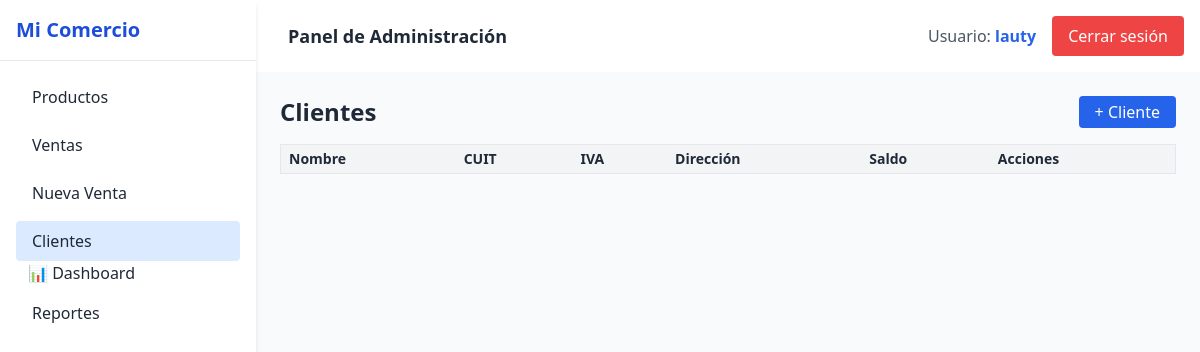
The page /ventas/lista_clientes/ (signed in) on the database as committed earlier.
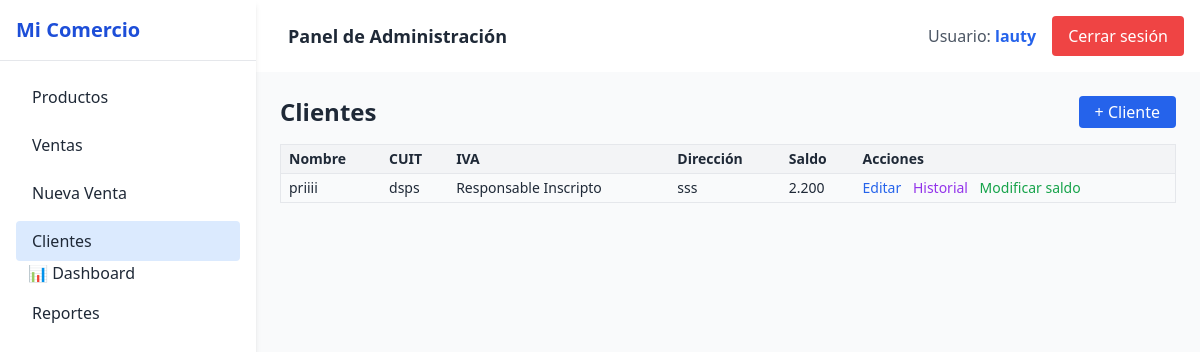
The same page on the database as committed later.
### ventas/models.py (models this page shows, shortened)
class Cliente(models.Model):
    nombre = models.CharField(max_length=100)
    cuit = models.CharField(max_length=20, blank=True, null=True)
    direccion = models.CharField(max_length=200, blank=True, null=True)
    saldo = models.DecimalField(default=0, max_digits=10, decimal_places=2)
    cuenta_corriente = models.BooleanField(default=True)
    condicion_iva = models.CharField(max_length=50, choices=[
        ('RI', 'Responsable Inscripto'),
        ('MT', 'Monotributista'),
        ('CF', 'Consumidor Final'),
        ('EX', 'Exento'),
    ], default='CF')
    empresa = models.ForeignKey(Empresa, on_delete=models.CASCADE)

### ventas/views.py (the view)
# urls.py: path('lista_clientes/', views.lista_clientes, name='lista_clientes'),
@login_required
def lista_clientes(request):
    clientes = Cliente.objects.filter(empresa=request.user.empresa)
    return render(request, 'ventas/lista_clientes.html', {'clientes': clientes})

### productos/templatetags/custom_filters.py (called while the page is built)
@register.filter
def formato_precio(value):
    if value is None:
        return ''
    try:
        value = float(value)
    except:
        return value
    if value.is_integer():
        return f"{int(value):,}".replace(",", ".")
    valor_str = f"{value}"
    entero, decimal = valor_str.split(".")
    entero = f"{int(entero):,}".replace(",", ".")
    decimal = decimal.rstrip("0")
    return f"{entero},{decimal}"

### ventas/templates/ventas/lista_clientes.html (shortened to what this page needs)
{% extends 'base.html' %}
{% load static %}
{% load custom_filters %}
{% block content %}
<div x-data="clienteData()" x-ref="mainScope" class="max-w-4xl mx-auto">
  <div class="flex justify-between items-center mb-4">
    <h2 class="text-2xl font-bold">Clientes</h2>
    <button @click="openModalNuevo = true" class="bg-blue-600 text-white px-4 py-1 rounded hover:bg-blue-700">+
      Cliente</button>
  </div>
  <table class="w-full table-auto text-sm border">
    <thead class="bg-gray-100 text-left">
      <tr>
        <th class="px-2 py-1">Nombre</th>
        <th class="px-2 py-1">CUIT</th>
        <th class="px-2 py-1">IVA</th>
        <th class="px-2 py-1">Dirección</th>
        <th class="px-2 py-1">Saldo</th>
        <th class="px-2 py-1">Acciones</th>
      </tr>
    </thead>
    <tbody id="clientes-body">
      {% for cliente in clientes %}
      <tr class="border-t" id="cliente-{{ cliente.id }}">
        <td class="px-2 py-1 nombre">{{ cliente.nombre }}</td>
        <td class="px-2 py-1 cuit">{{ cliente.cuit }}</td>
        <td class="px-2 py-1 iva">{{ cliente.get_condicion_iva_display }}</td>
        <td class="px-2 py-1 direccion">{{ cliente.direccion }}</td>
        <td class="px-2 py-1 saldo">{{ cliente.saldo|floatformat:0|formato_precio }}</td>
        <td class="px-2 py-1">
          <button class="text-blue-600 hover:underline" @click="
          clienteId = {{ cliente.id }};
          clienteNombre = '{{ cliente.nombre }}';
          clienteCUIT = '{{ cliente.cuit }}';
          clienteIVA = '{{ cliente.condicion_iva }}';
          clienteDireccion = '{{ cliente.direccion }}';
          openModal = true;
           ">
            Editar
          </button>
          <button @click="
           clienteId = {{ cliente.id }};
           clienteNombre = '{{ cliente.nombre }}';
           cargarHistorial(clienteId);
           openModalHistorial = true;
          " class="text-purple-600 hover:underline ml-2">
            Historial
          </button>
          <button @click="
          clienteId = {{ cliente.id }};
          clienteNombre = '{{ cliente.nombre }}';
          clienteSaldo = parseFloat(document.querySelector('#cliente-{{ cliente.id }} .saldo').textContent.replace('$','')) || 0;
          montoPago = clienteSaldo.toFixed(2);
          pagoTipo = 'total';
          // 👉 Forzamos mostrar el formato actualizado antes de abrir el modal
          document.getElementById('saldo-visible').textContent = clienteSaldo.toLocaleString('es-AR', { minimumFractionDigits: 0 });
          openModalSaldo = true" class="text-green-600 hover:underline ml-2">
            Modificar saldo
          </button>
        </td>
      </tr>
      {% endfor %}
    </tbody>
  </table>
  {% endblock %}

Rows that differ between the two databases and show on the page:
added Cliente: nombre "priiii", cuit "dsps", condicion_iva "Responsable Inscripto", direccion "sss", saldo "2.200"
